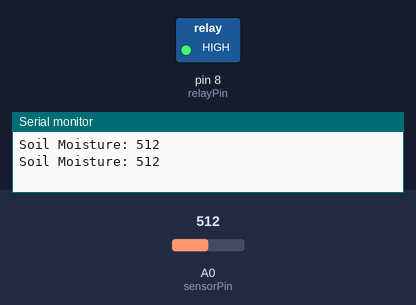
The sketch below on a simulated Arduino Uno, built with avr-gcc and run on an emulated ATmega328P. Parts: switched loads named in the sketch (green lamp = pin HIGH), the last lines printed to the serial monitor. Inputs (shaded band) come from the test bench; at power-on: A0 (sensorPin) = 512.

Above: at 1.8 s.
1.9 s: A0 (sensorPin) set to 417
3.4 s: A0 (sensorPin) set to 382
At 4.7 s:
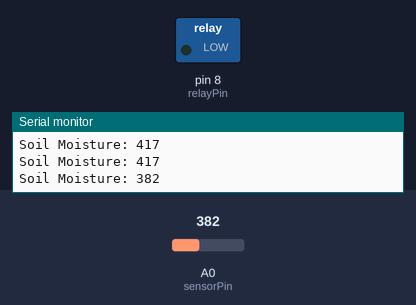
5.5 s: A0 (sensorPin) set to 410
At 7.2 s:
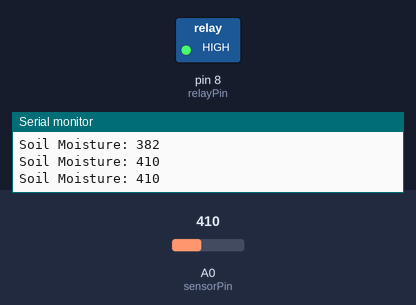
7.5 s: A0 (sensorPin) set to 390
At 9.0 s:
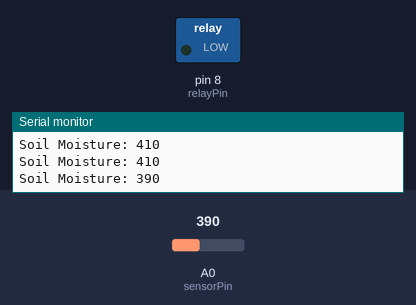
Timing chart, 0 to 10.5 s (numbered marks = the images above; inputs shaded):
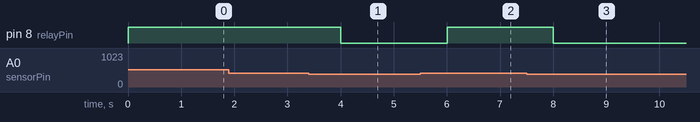

The sketch:

plant_watering.ino
```cpp
#define sensorPin A0
#define relayPin 8

void setup() {
  Serial.begin(9600);
  pinMode(sensorPin, INPUT);
  pinMode(relayPin, OUTPUT);
  digitalWrite(relayPin, HIGH); // Pump OFF by default
}

void loop() {
  int moisture = analogRead(sensorPin);
  Serial.print("Soil Moisture: ");
  Serial.println(moisture);

  if (moisture < 400) { // Adjust threshold as needed
    digitalWrite(relayPin, LOW);  // Pump ON
  } else {
    digitalWrite(relayPin, HIGH); // Pump OFF
  }
  delay(1000);
}
```

Measured:
- the behaviour switches between 400 and 399 on A0 (sensorPin) (found by bisection; images 0 and 1)
- after the input at 3.4 s, pin 8 (relayPin): HIGH → LOW after 0.60 s
- after the input at 5.5 s, pin 8 (relayPin): LOW → HIGH after 0.50 s
- after the input at 7.5 s, pin 8 (relayPin): HIGH → LOW after 0.50 s
